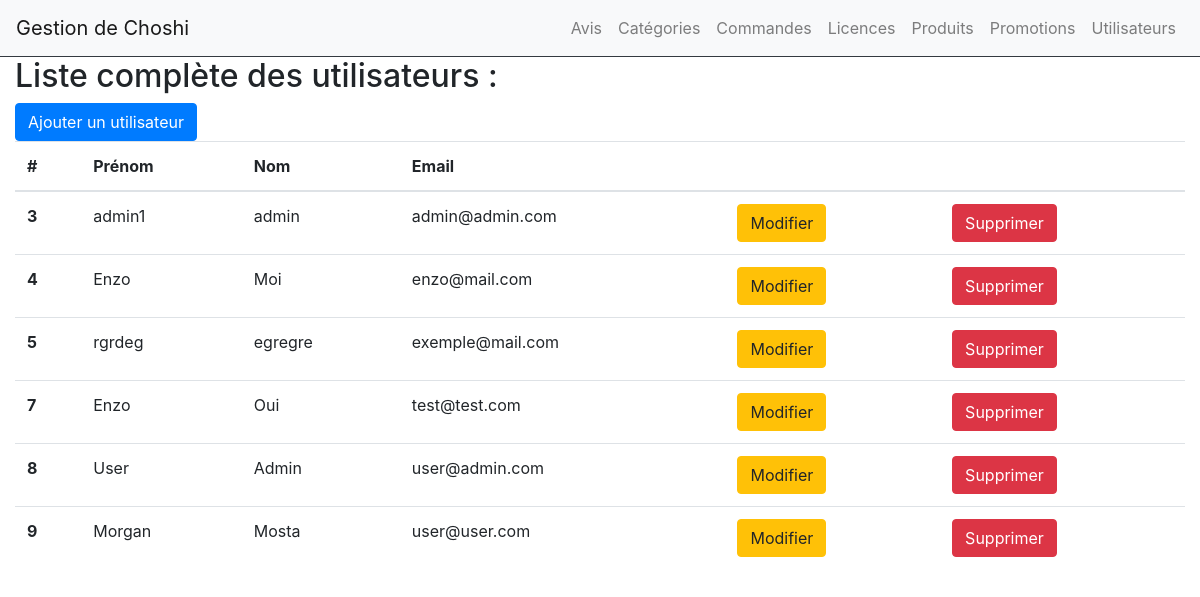
Before: /admin/index.php?controller=users&action=list (signed in) with the older database file.
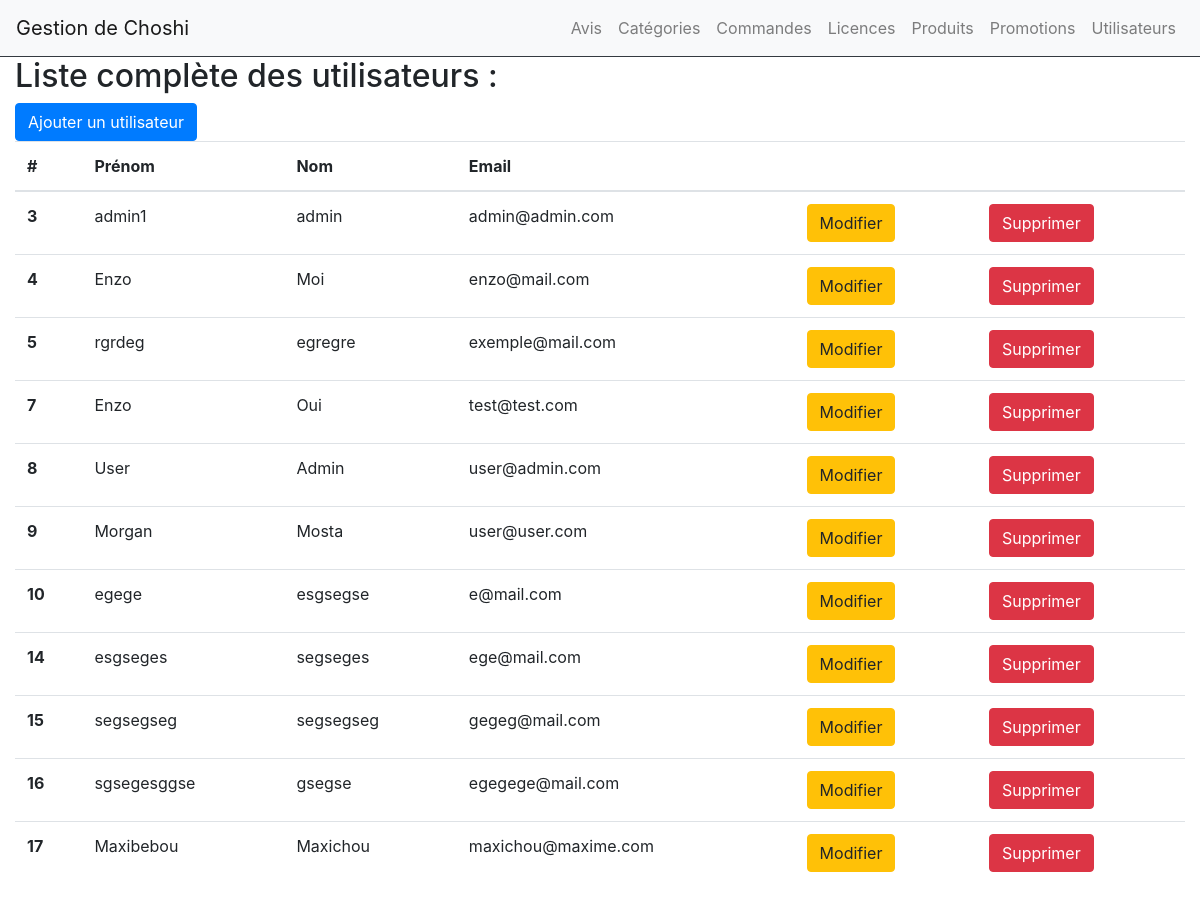
After: the same page with the newer database file.
### tables this page shows
CREATE TABLE IF NOT EXISTS `users` (
  `id` int(11) NOT NULL AUTO_INCREMENT,
  `first_name` varchar(200) NOT NULL,
  `last_name` varchar(200) NOT NULL,
  `adresse` varchar(200) NOT NULL,
  `password` varchar(200) NOT NULL,
  `email` varchar(200) NOT NULL,
  `is_admin` tinyint(1) NOT NULL,
  PRIMARY KEY (`id`),
  UNIQUE KEY `email` (`email`)
);

### admin/index.php (called while the page is built, shortened)
<?php
if(isset($_GET['controller'])){
    switch ($_GET['controller']){
        case 'users':
            require 'controllers/userController.php';
        break;
    }
}
else{
    require 'controllers/indexController.php';
}
require 'views/admin.php';
?>

### admin/models/User.php (called while the page is built, shortened)
<?php
function getUsers($userId = null)
{
    $db = dbConnect();
    if($userId != null){
        $query = $db->prepare('SELECT * FROM users WHERE id = ?');
        $query->execute([$userId]);
        return $query->fetch();
    }
    else{
        $query = $db->query('SELECT * FROM users');
        return $query->fetchAll();
    }
}

### admin/controllers/userController.php (called while the page is built, shortened)
<?php
require 'models/User.php';
switch ($_GET['action']) {
    case 'list':
        $users = getUsers();
        break;
}

### admin/views/userList.php (the view, shortened to what this page needs)
<main class="col-12">
	<h2>Liste complète des utilisateurs : </h2>	<a href="index.php?controller=users&action=new"><button type="button" class="btn btn-primary">Ajouter un utilisateur</button></a>
    <table class="table">
		<thead>
			<tr>
				<th scope="col">#</th>
                <th scope="col">Prénom</th>
                <th scope="col">Nom</th>
                <th scope="col">Email</th>
				<th scope="col"></th>
				<th scope="col"></th>
			</tr>
		</thead>
		<tbody>
		<?php foreach($users as $user): ?>
			<tr>
				<th scope="row"><?= $user['id'] ?></th>
                <td><?=  $user['first_name'] ?></td>
                <td><?=  $user['last_name'] ?></td>
                <td><?=  $user['email']  ?></td>
				<td>		<a href="index.php?controller=users&action=edit&id=<?= $user['id'] ?>"><button type="button" class="btn btn-warning">Modifier</button></a>  </td>
				<td>		<a onclick="return confirm('Are you sure?')" href="index.php?controller=users&action=delete&id=<?= $user['id'] ?>"><button type="button" class="btn btn-danger">Supprimer</button></a></td>
			</tr>
		<?php endforeach; ?>
		</tbody>
	</table>
</main>

### admin/views/admin.php (shortened to what this page needs)
<!DOCTYPE html>
<html lang="en">
<head>
	<link href="https://stackpath.bootstrapcdn.com/bootstrap/4.4.1/css/bootstrap.min.css" rel="stylesheet">
</head>
<body class="d-flex flex-column" >
<div class=" bg-light border-bottom border-dark">
<?php
	require ('views/partials/menu.php');
?>
</div>
<?php require $view['content'] ; ?>
</body>
</html>

### admin/views/partials/menu.php
<nav class="navbar navbar-expand-lg navbar-light bg-light">
  <a class="navbar-brand" href="index.php">Gestion de Choshi</a>
  <div class="collapse navbar-collapse justify-content-end" id="navbarNav">
    <ul class="navbar-nav">
      <li class="nav-item">
        <a class="nav-link" href="./index.php?controller=rates&action=list">Avis</a>
      </li>
      <li class="nav-item">
        <a class="nav-link" href="./index.php?controller=categories&action=list">Catégories</a>
      </li>
      <li class="nav-item">
        <a class="nav-link" href="./index.php?controller=orders&action=list">Commandes</a>
      </li>
      <li class="nav-item">
        <a class="nav-link" href="./index.php?controller=licenses&action=list">Licences</a>
      </li>
      <li class="nav-item">
        <a class="nav-link" href="./index.php?controller=products&action=list">Produits</a>
      </li>
      <li class="nav-item">
        <a class="nav-link" href="./index.php?controller=promotions&action=list">Promotions</a>
      </li>
      <li class="nav-item">
        <a class="nav-link" href="./index.php?controller=users&action=list">Utilisateurs</a>
      </li>
    </ul>
  </div>
</nav>

Changed rows visible on the page:
added users: id "10", first_name "egege", last_name "esgsegse", email "e@mail.com"
added users: id "14", first_name "esgseges", last_name "segseges", email "ege@mail.com"
added users: id "15", first_name "segsegseg", last_name "segsegseg", email "gegeg@mail.com"
added users: id "16", first_name "sgsegesggse", last_name "gsegse", email "egegege@mail.com"
added users: id "17", first_name "Maxibebou", last_name "Maxichou", email "maxichou@maxime.com"
